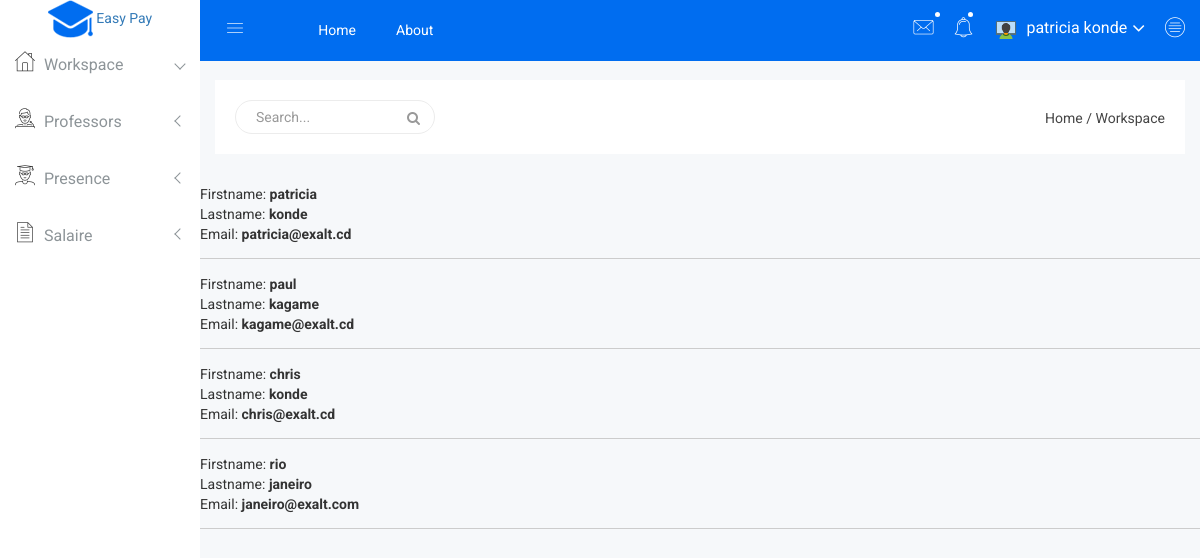
The page /all-prof.php (signed in) on the database its author committed.
### tables this page shows
CREATE TABLE `user` (
  `ID` int(11) NOT NULL,
  `EMAIL` varchar(255) DEFAULT NULL,
  `PASSWORD` varchar(255) DEFAULT NULL,
  `FIRSTNAME` varchar(255) DEFAULT NULL,
  `LASTNAME` varchar(255) DEFAULT NULL,
  `ROLE` int(11) DEFAULT NULL,
  `REGDATE` varchar(255) DEFAULT NULL
);

### models/connexion.php (called while the page is built, shortened)
<?php
class connexion
{
	private $user_bd="root";
    private  $pass_bd="";
    private  $hote_bd="localhost";
    private  $nom_bd="easypay";
public function ouverture()
    {
$this->_connect_tout=new PDO('mysql:host='.$this->hote_bd.';dbname='.$this->nom_bd.';charset=utf8mb4',$this->user_bd, $this->pass_bd);
    }
}
?>

### models/User.php (called while the page is built, shortened)
<?php
class User extends connexion
{
public  $error_msg="";
public $error_pas=0;
public function afficher_tout_role()
{
$date_inscrip=date('y/m/d');
$heure_=date('H:i:s e');
$error_msg="";
$error_pas=0;
     try {
$this->stmt = $this->_connect_tout->prepare("SELECT * FROM  User WHERE ROLE=2");
$this->stmt->execute(array());
$resultat=$this->stmt->fetchAll(PDO::FETCH_ASSOC);
return $resultat;
}catch (PDOException $e) {
ini_set('date.timezone', 'Africa/Kinshasa');
$date_inscrip="".$date_inscrip." ".$heure_;
$error_pas++;
$this->error_pas+=$error_pas;
$s=" ".get_class($this);
$error_msg=$error_msg." | "."[methode:afficher_tout][error_pas: ".$error_pas."][date:".$date_inscrip."][msg:".$e."][classe:".$s."]";
$this->error_msg=$error_msg."".$this->error_msg;
}
}
}
?>

### all-prof.php (the view, shortened to what this page needs)
<!doctype html>
<html class="no-js" lang="en">
<head>
    <link rel="stylesheet" href="css/bootstrap.min.css">
    <link rel="stylesheet" href="css/font-awesome.min.css">
    <link rel="stylesheet" href="css/owl.carousel.css">
    <link rel="stylesheet" href="css/owl.theme.css">
    <link rel="stylesheet" href="css/owl.transitions.css">
    <link rel="stylesheet" href="css/animate.css">
    <link rel="stylesheet" href="css/normalize.css">
    <link rel="stylesheet" href="css/meanmenu.min.css">
    <link rel="stylesheet" href="css/main.css">
    <link rel="stylesheet" href="css/educate-custon-icon.css">
    <link rel="stylesheet" href="css/morrisjs/morris.css">
    <link rel="stylesheet" href="css/scrollbar/jquery.mCustomScrollbar.min.css">
    <link rel="stylesheet" href="css/metisMenu/metisMenu.min.css">
    <link rel="stylesheet" href="css/metisMenu/metisMenu-vertical.css">
    <link rel="stylesheet" href="css/calendar/fullcalendar.min.css">
    <link rel="stylesheet" href="css/calendar/fullcalendar.print.min.css">
    <link rel="stylesheet" href="style.css">
    <link rel="stylesheet" href="css/responsive.css">
</head>
<body>
    <div class="left-sidebar-pro">
        <nav id="sidebar" class="">
            <div class="sidebar-header">
                <a href="index.php" class="text-primary"><img class="main-logo" src="img/logo/logosn.png" alt="img" /> Easy Pay</a>
            </div>
            <div class="left-custom-menu-adp-wrap comment-scrollbar">
                <nav class="sidebar-nav left-sidebar-menu-pro">
                    <ul class="metismenu" id="menu1">
                        <li class="active">
                            <a class="has-arrow" href="workspace.php">
								   <span class="educate-icon educate-home icon-wrap"></span>
								   <span class="mini-click-non">Workspace</span>
								</a>
                        </li>
                        <li>
                            <a class="has-arrow" href="#" aria-expanded="false"><span class="educate-icon educate-professor icon-wrap"></span> <span class="mini-click-non">Professors</span></a>
                        </li>
                        <li>
                            <a class="has-arrow" href="#" aria-expanded="false"><span class="educate-icon educate-student icon-wrap"></span> <span class="mini-click-non">Presence</span></a>
                        </li>
                        <li>
                            <a class="has-arrow" href="#" aria-expanded="false"><span class="educate-icon educate-data-table icon-wrap"></span> <span class="mini-click-non">Salaire</span></a>
                        </li>
                    </ul>
                </nav>
            </div>
        </nav>
    </div>
    <div class="all-content-wrapper">
        <div class="container-fluid">
            <div class="row">
                <div class="col-lg-12 col-md-12 col-sm-12 col-xs-12">
                    <div class="logo-pro">
                        <a href="index.php"><img class="main-logo" src="img/logo/logo.png" alt="" /></a>
                    </div>
                </div>
            </div>
        </div>
        <div class="header-advance-area">
            <div class="header-top-area">
                <div class="container-fluid">
                    <div class="row">
                        <div class="col-lg-12 col-md-12 col-sm-12 col-xs-12">
                            <div class="header-top-wraper">
                                <div class="row">
                                    <div class="col-lg-1 col-md-0 col-sm-1 col-xs-12">
                                        <div class="menu-switcher-pro">
                                            <button type="button" id="sidebarCollapse" class="btn bar-button-pro header-drl-controller-btn btn-info navbar-btn">
													<i class="educate-icon educate-nav"></i>
												</button>
                                        </div>
                                    </div>
                                    <div class="col-lg-6 col-md-7 col-sm-6 col-xs-12">
                                        <div class="header-top-menu tabl-d-n">
                                            <ul class="nav navbar-nav mai-top-nav">
                                                <li class="nav-item"><a href="index.php" class="nav-link">Home</a>
                                                </li>
                                                <li class="nav-item"><a href="#" class="nav-link">About</a>
                                                </li>
                                            </ul>
                                        </div>
                                    </div>
                                    <div class="col-lg-5 col-md-5 col-sm-12 col-xs-12">
                                        <div class="header-right-info">
                                            <ul class="nav navbar-nav mai-top-nav header-right-menu">
                                                <li class="nav-item dropdown">
                                                    <a href="#" data-toggle="dropdown" role="button" aria-expanded="false" class="nav-link dropdown-toggle"><i class="educate-icon educate-message edu-chat-pro" aria-hidden="true"></i><span class="indicator-ms"></span></a>
                                                </li>
                                                <li class="nav-item"><a href="#" data-toggle="dropdown" role="button" aria-expanded="false" class="nav-link dropdown-toggle"><i class="educate-icon educate-bell" aria-hidden="true"></i><span class="indicator-nt"></span></a>
                                                </li>
                                                <li class="nav-item">
                                                    <a href="#" data-toggle="dropdown" role="button" aria-expanded="false" class="nav-link dropdown-toggle">
															<img src="img/product/icons8_Workspace_48px.png" alt="img" />
															<span class="admin-name"><?php
                                                            echo "".$_SESSION['fisrtname_valide']." ".$_SESSION['lastname_valide'] ?></span>
															<i class="fa fa-angle-down edu-icon edu-down-arrow"></i>
														</a>
                                                        </li>
                                                    </ul>
                                                <li class="nav-item nav-setting-open"><a href="#" data-toggle="dropdown" role="button" aria-expanded="false" class="nav-link dropdown-toggle"><i class="educate-icon educate-menu"></i></a>
                                                </li>
                                        </div>
                                    </div>
                                </div>
                            </div>
                        </div>
                    </div>
                </div>
            </div>
            <div class="breadcome-area">
                <div class="container-fluid">
                    <div class="row">
                        <div class="col-lg-12 col-md-12 col-sm-12 col-xs-12">
                            <div class="breadcome-list">
                                <div class="row">
                                    <div class="col-lg-6 col-md-6 col-sm-6 col-xs-12">
                                        <div class="breadcome-heading">
                                            <form role="search" class="sr-input-func">
                                                <input type="text" placeholder="Search..." class="search-int form-control">
                                                <a href="#"><i class="fa fa-search"></i></a>
                                            </form>
                                        </div>
                                    </div>
                                    <div class="col-lg-6 col-md-6 col-sm-6 col-xs-12">
                                        <ul class="breadcome-menu">
                                            <li><a href="#">Home</a> <span class="bread-slash">/</span>
                                            </li>
                                            <li><span class="bread-blod">Workspace</span>
                                            </li>
                                        </ul>
                                    </div>
                                </div>
                            </div>
                        </div>
                    </div>
                </div>
            </div>
        </div>
        <div class="text-secondary my-4">
        <?php
function chargerClasse($classe)
{
if (file_exists($path = 'controllors/'.$classe .'.php') || file_exists($path = 'models/'.$classe .'.php'))
{
require $path;
}
} spl_autoload_register('chargerClasse');
$a=new User(1,"email","password",1,"firstname","lastname");
$v=$a->afficher_tout_role();
foreach ($v as $i) {
        echo"Firstname: "."<strong>".$i['FIRSTNAME'] ."</strong>";
        echo"<br>";
        echo"Lastname: "."<strong>".$i['LASTNAME'] ."</strong>";
        echo"<br>";
        echo"Email: "."<strong>".$i['EMAIL'] ."</strong>";
        echo"<hr>";
    }
?>
        </div>
                </div>
</body>
</html>

### css/main.css (style rules this page uses)
html { color: #222; font-size: 1em; line-height: 1.4; }
hr { display: block; height: 1px; border: 0; border-top: 1px solid #ccc; margin: 1em 0; padding: 0; }
audio, canvas, iframe, img, svg, video { vertical-align: middle; }

### css/metisMenu/metisMenu-vertical.css (style rules this page uses)
.sidebar-nav { background: #fff; }
.sidebar-nav ul { padding: 0; margin: 0; list-style: none; background: #f5f5f5; }
.sidebar-nav .metismenu { background: #fff; display: -webkit-box; display: -ms-flexbox; display: flex; -webkit-box-orient: vertical; -webkit-box-direction: normal; -ms-flex-direction: column; flex-direction: column; }
.sidebar-nav .metismenu li + li { margin-top: 5px; }
.sidebar-nav .metismenu li:last-child { margin-bottom: 5px; }
.sidebar-nav .metismenu > li { display: -webkit-box; display: -ms-flexbox; display: flex; -webkit-box-orient: vertical; -webkit-box-direction: normal; -ms-flex-direction: column; flex-direction: column; position: relative; }
.sidebar-nav .metismenu a { position: relative; display: block; padding: 13px 15px; color: #444; outline-width: 0; transition: all .3s ease-out; font-size:16px; font-weight:400; }
.sidebar-nav .metismenu li .icon-wrap { margin-right:5px; font-size:20px; color:#303030; }

### rows shown on the page
user: FIRSTNAME "patricia", LASTNAME "konde", EMAIL "patricia@exalt.cd"
user: FIRSTNAME "paul", LASTNAME "kagame", EMAIL "kagame@exalt.cd"
user: FIRSTNAME "chris", LASTNAME "konde", EMAIL "chris@exalt.cd"
user: FIRSTNAME "rio", LASTNAME "janeiro", EMAIL "janeiro@exalt.com"

### other values the page prints
$_SESSION['fisrtname_valide'] "patricia"
$_SESSION['lastname_valide'] "konde"
